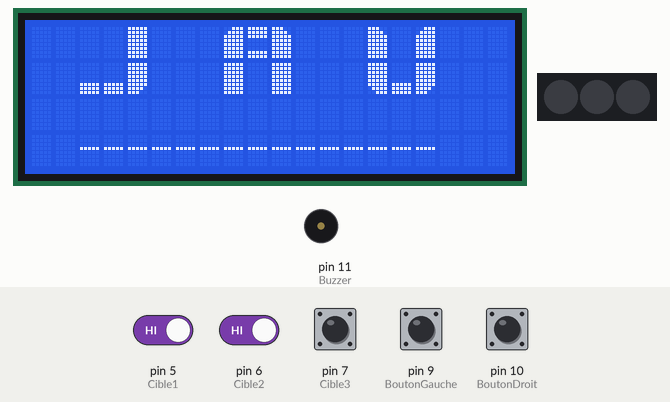
A sketch run on a simulated Arduino Uno, built with avr-gcc and run on an emulated ATmega328P. Parts: 20×4 character LCD, 3 RGB LEDs in strip order, left to right, buzzer (waves = sounding). Inputs (shaded band) come from the test bench; at power-on: pin 5 (Cible1), pin 6 (Cible2), pin 7 (Cible3), pin 9 (BoutonGauche), pin 10 (BoutonDroit) HIGH. Dim RGB values are drawn brighter than linear; what the sketch prints to the serial monitor is not drawn.

Above: at 4.3 s.
4.4 s: pin 10 (BoutonDroit) pulled LOW for 0.15 s
At 4.9 s:
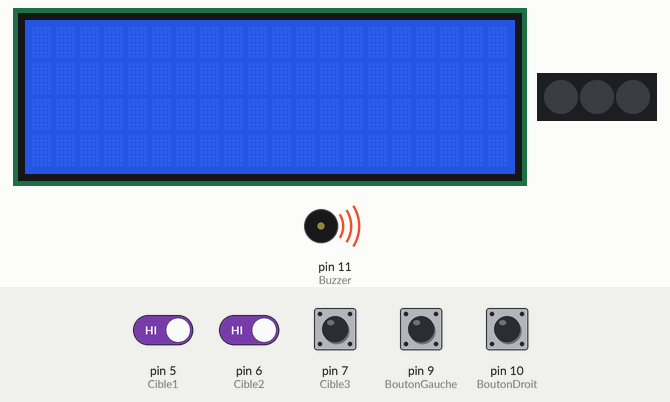
7.5 s: pin 5 (Cible1) driven LOW
At 8.6 s:
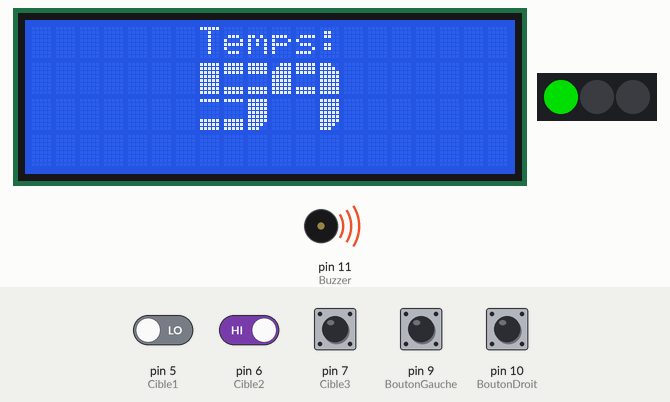
10.4 s: pin 9 (BoutonGauche) pulled LOW for 0.15 s
At 11.7 s:
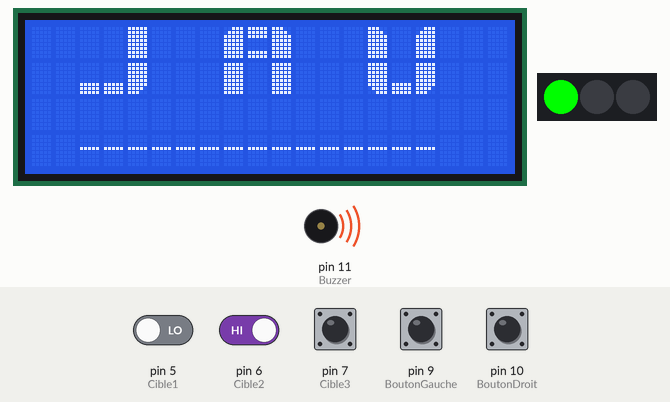
12.0 s: pin 10 (BoutonDroit) pulled LOW for 1 s
At 13.2 s:
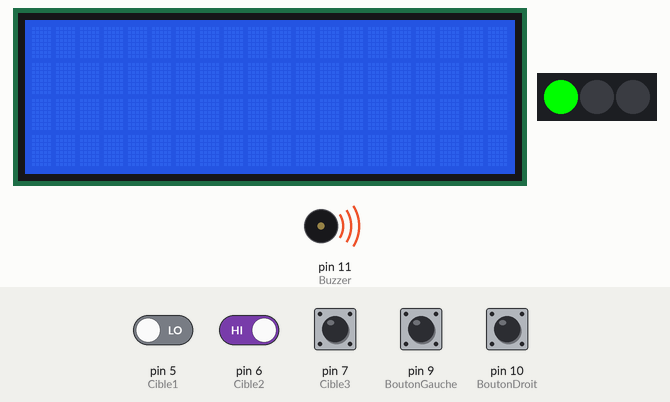
16.0 s: pin 5 (Cible1) driven HIGH
At 18.9 s:
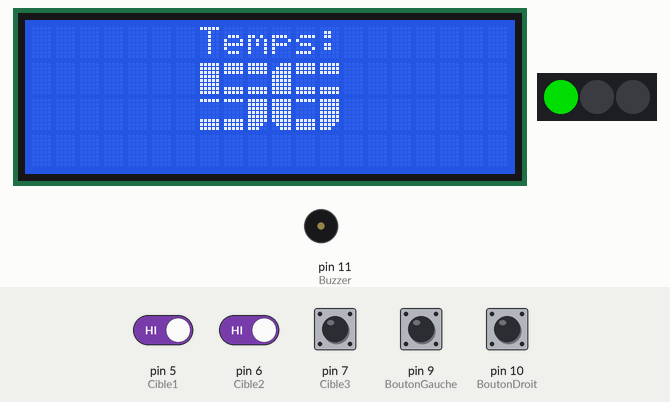
19.0 s: pin 6 (Cible2) driven LOW
At 21.8 s:
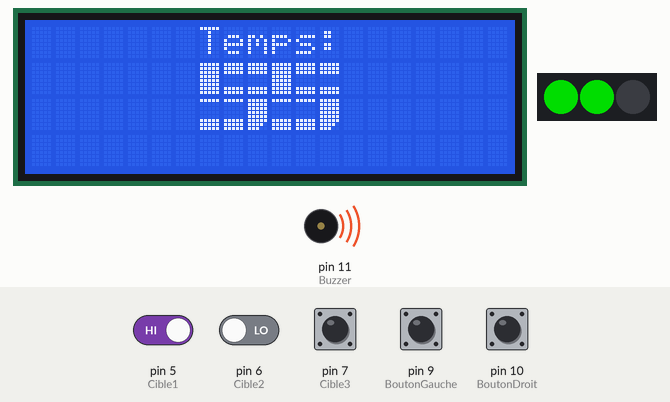
Timing chart, 0 to 24.9 s (numbered marks = the images above; inputs shaded):
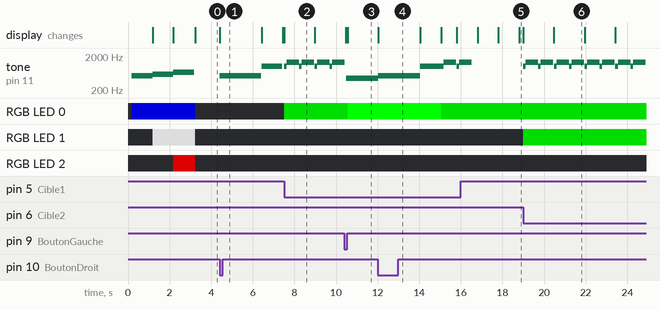

Measured:
- after the input at 4.4 s, tone on pin 11 (Buzzer): silent → 523 Hz at once, → silent 2.0 s later, → 1000 Hz 0.01 s later, → silent 1.0 s later; the display: changes at once (image 1)
- after the input at 7.5 s, tone on pin 11 (Buzzer): plays 988 Hz for 0.13 s, 1319 Hz for 0.60 s, 988 Hz for 0.13 s, 1319 Hz for 0.60 s, 988 Hz for 0.13 s, 1319 Hz for 0.60 s … (8 notes in this stretch), starting at once
- after the input at 10.4 s, the display: first changes after 0.06 s (image 3 shows a later state)
- after the input at 12.0 s, tone on pin 11 (Buzzer): plays 523 Hz for 2.0 s, 1000 Hz for 1.0 s, 988 Hz for 0.13 s, 1319 Hz for 0.60 s, 988 Hz for 0.13 s, 1319 Hz for 0.07 s, starting at once; RGB LED 0: RGB(0, 250, 0) → RGB(0, 150, 0) after 3.1 s; the display: changes at once (image 4)
- after the input at 19.0 s, tone on pin 11 (Buzzer): silent → 988 Hz at once, then repeats every 1.5 s: 1319 Hz 0.60 s, 988 Hz 0.13 s, 1319 Hz 0.60 s, silent 0.03 s, 988 Hz 0.13 s
- what the display in image 2 shows lasts 1.5 s, from 7.5 s to 9.0 s

The sketch:

main.ino
```cpp
#include <Wire.h>
#include <LiquidCrystal_I2C.h>
LiquidCrystal_I2C lcd(0x27,20,4);  // set the LCD address to 0x27 for a 16 chars and 2 line display
int Cible1 = 5;
int Cible2 = 6;
int Cible3 = 7;
//pin8 neopixel
int BoutonGauche = 9;
int BoutonDroit = 10;
int Buzzer = 11;
int GameState = 0;
int NombreCibles = 3;
int Target1Status=0;
int Target2Status=0;
int Target3Status=0;
// Timer variables
int MillisTimer = millis();
int timer = 60;
int oldMillisTimer = 0;

int score;
int bestScore[] = {0, 0, 0};

bool scoreDisplay = false;
bool goDisplay = false;

uint8_t blank[] = {
  B00000,
  B00000,
  B00000,
  B00000,
  B00000,
  B00000,
  B00000,
  B00000
};

uint8_t custChar[8][8] = {
{
  B11111,
  B11111,
  B11111,
  B00000,
  B00000,
  B00000,
  B00000,
  B00000
},// Small top line - 0

{
  B00000,
  B00000,
  B00000,
  B00000,
  B00000,
  B11111,
  B11111,
  B11111
},// Small bottom line - 1


{
  B11111,
  B00000,
  B00000,
  B00000,
  B00000,
  B11111,
  B11111,
  B11111
},// Small lines top and bottom -2


{
  B11111,
  B11111,
  B11111,
  B00000,
  B00000,
  B00000,
  B11111,
  B11111
}, // -3


{
  B11111,
  B11111,
  B11111,
  B11111,
  B11111,
  B11111,
  B01111,
  B00111
},// Left bottom chamfer full - 4

{
  B11100,
  B11110,
  B11111,
  B11111,
  B11111,
  B11111,
  B11111,
  B11111
},// Right top chamfer full -5


{
  B11111,
  B11111,
  B11111,
  B11111,
  B11111,
  B11111,
  B11110,
  B11100
},// Right bottom chamfer full -6

{
  B00111,
  B01111,
  B11111,
  B11111,
  B11111,
  B11111,
  B11111,
  B11111
},// Left top chamfer full -7

};

// Define our numbers 0 thru 9
// 254 is blank and 255 is the "Full Block"
uint8_t bigNums[38][6] = {
  {7, 0, 5, 4, 1, 6}, //0
  {0, 5, 254, 1, 255, 1},     //1
  {0, 0, 5, 4, 2, 2},         //2
  {3, 3, 5, 2, 2, 6},         //3
  {4, 1, 5, 254, 254, 255},   //4
  {255, 3, 3, 2, 2, 6},       //5
  {7, 3, 3, 4, 2, 6},         //6
  {0, 0, 5, 254, 7, 254},     //7
  {7, 3, 5, 4, 2, 6},         //8
  {7, 3, 5, 254, 254, 6},     //9
  {0, 3, 5, 254, 2, 254},//? 10
  {254, 255, 254, 254, 2, 254},//! 11
 {7, 3, 5, 255, 254, 255}, //A 12
 {255, 3, 6, 255, 2, 5}, //B 13
 {7, 0, 0, 4, 1, 1}, //C 14
 {255, 0, 5, 255, 1, 6}, //D 15
 {255, 3, 3, 255, 2, 2}, //E 16
 {255, 3, 3, 255, 254, 254}, //F 17
 {7, 0, 0, 4, 1, 5}, //G 18
{255, 1, 255, 255, 254, 255},  //H 19
 {0, 255, 0, 1, 255, 1}, //I 20
 {254, 254, 255,1,1, 6}, //J 21
 {255, 1, 6, 255, 254, 5}, //K 22
 {255, 254, 254, 255, 1, 1}, //L 23
 {5,1,7,255,254,255}, //M 24
 {5,1,255,255,0,4}, //N 25
 {7, 0, 5, 4, 1, 6}, //O 26
 {255, 3, 5, 255, 254, 254}, //P 27
 {7,0,5,4,1,255}, //Q 28
 {255, 3, 5, 255, 254,5}, //R 29
 {7, 3, 3, 2, 2,6}, //S 30
 {0, 255, 0, 254, 255, 254}, //T 31
 {255, 254, 255, 4, 1, 6}, //U 32
 {5, 254, 7, 4, 1, 6}, //V 33
 {5, 1, 7, 4,255, 6}, //W 34
 {4, 1, 6, 7, 254, 5}, //X 35
 {4,1,6,254,255,254}, //Y 36
 {0,3,6,7,2,1}, //Z 37

};

#include <Adafruit_NeoPixel.h>
#ifdef __AVR__
 #include <avr/power.h> // Required for 16 MHz Adafruit Trinket
#endif
#define PIN        8 //
#define NUMPIXELS  3
Adafruit_NeoPixel pixels(NUMPIXELS, PIN, NEO_GRB + NEO_KHZ800);
#define DELAYVAL 500 // Time (in milliseconds) to pause between pixels


void setup()
{
  pinMode(BoutonGauche, INPUT_PULLUP);
  pinMode(BoutonDroit, INPUT_PULLUP);
  pinMode(Cible1,INPUT);
  pinMode(Cible2,INPUT);
  pinMode(Cible3,INPUT);
  lcd.init();                      // initialize the lcd
  lcd.init();
  lcd.backlight();
  for (int cnt = 0; cnt < sizeof(custChar) / 8; cnt++) {
        lcd.createChar(cnt, custChar[cnt]);
    }

#if defined(__AVR_ATtiny85__) && (F_CPU == 16000000)
  clock_prescale_set(clock_div_1);
#endif

  pixels.begin();
  pixels.setPixelColor(0, pixels.Color(0, 0, 150));
  pixels.show();
  tone(Buzzer, 523,1000);
  delay(1000);

  pixels.setPixelColor(1, pixels.Color(150, 150, 150));

  pixels.show();
  tone(Buzzer, 587,1000);
  delay(1000);

  pixels.setPixelColor(2, pixels.Color(150, 0, 0));
  pixels.show();
  tone(Buzzer, 659,1000);
  delay(1000);
  pixels.clear();
  pixels.show();
  Serial.begin(9600);
}


void loop()
{

  if (GameState == 0){
    printJAVtoLCD();
    debug();
    if (! digitalRead(BoutonDroit)){
      EcranGo();
      GameState = 1;
    }
  }
  else if (GameState == 1){
    if (! digitalRead(Cible1)){
      pixels.setPixelColor(0, pixels.Color(0, 150, 0));
      pixels.show();
      Target1Status=1;
      soundHit();
    }
    if (! digitalRead(Cible2)){
      pixels.setPixelColor(1, pixels.Color(0, 150, 0));
      pixels.show();
      Target2Status=1;
      soundHit();
    }
    if (! digitalRead(Cible3)){
      pixels.setPixelColor(2, pixels.Color(0, 150, 0));
      pixels.show();
      Target3Status=1;
      soundHit();
    }
    if (Target1Status==1 && Target2Status==1 && Target3Status==1){
      GameState=3;
    }

    lcd.setCursor(13, 0);

    MillisTimer=millis();
    if (MillisTimer - oldMillisTimer > 1000) {
      timer -= 1;
      oldMillisTimer = MillisTimer;
      AffichageTimer();
    }
    /*else if (time > 0 && time < 11) {
      LowTime();
    }*/
    else if (timer <= 0) {
      tone(Buzzer, 1500, 1000);
      EndGame();
    }
  }
  else if (GameState == 3) {
    EndGame();
  }

  if(!digitalRead(BoutonGauche)) {
    Replay();
  }
}

void debug()
{

  Serial.print("btG = ");
  Serial.print(digitalRead(BoutonGauche));
  Serial.print(" btD = ");
  Serial.print(digitalRead(BoutonDroit));
  Serial.print(" cible1 = ");
  Serial.print(digitalRead(Cible1));
  Serial.print(" cible2 = ");
  Serial.print(digitalRead(Cible2));
  Serial.print(" cible3 = ");
  Serial.println(digitalRead(Cible3));
  if (!digitalRead(Cible1)){
      pixels.setPixelColor(0, pixels.Color(0, 250, 0));
      pixels.show();
      tone(Buzzer, 450, 500);
  }
  else if (!digitalRead(Cible2)){
    pixels.setPixelColor(1, pixels.Color(0, 250, 0));
    pixels.show();
    tone(Buzzer, 450, 500);
  }
  else if (!digitalRead(Cible3)) {
    pixels.setPixelColor(2, pixels.Color(0, 250, 0));
    pixels.show();
    tone(Buzzer, 450, 500);
  }
  else{
    pixels.setPixelColor(0, pixels.Color(0, 0, 0));
    pixels.show();
    pixels.setPixelColor(1, pixels.Color(0, 0, 0));
    pixels.show();
    pixels.setPixelColor(2, pixels.Color(0, 0, 0));
    pixels.show();
  }
}


void printBigNum(int number, int startCol, int startRow) {
  // Position cursor to requested position (each char takes 3 cols plus a space col)
  lcd.setCursor(startCol, startRow);
  // Each number split over two lines, 3 chars per line. Retrieve character
  // from the main array to make working with it here a bit easier.
  uint8_t thisNumber[6];
  for (int cnt = 0; cnt < 6; cnt++) {
    thisNumber[cnt] = bigNums[number][cnt];
  }
  // First line (top half) of digit
  for (int cnt = 0; cnt < 3; cnt++) {
    lcd.print((char)thisNumber[cnt]);
  }
  // Now position cursor to next line at same start column for digit
  lcd.setCursor(startCol, startRow + 1);
  // 2nd line (bottom half)
  for (int cnt = 3; cnt < 6; cnt++) {
    lcd.print((char)thisNumber[cnt]);
  }
}


void printJAVtoLCD(){
  printBigNum(21, 2, 0);
  printBigNum(12, 8, 0);
  printBigNum(33, 14, 0);
  lcd.setCursor(2, 3);
  lcd.print("---------------");
}

void EcranGo()
{
  if (!goDisplay) {
    lcd.clear();
    goDisplay = true;
    tone(Buzzer,523,1000);
    delay(1000);
    tone(Buzzer,523,1000);
    delay(1000);
    printBigNum(18, 7, 1);
    printBigNum(26, 11, 1);
    tone(Buzzer,1000,1000);
    delay(1000);
  }
}

void EndGame() {
  if (!scoreDisplay) {
    lcd.clear();
    scoreDisplay = true;
    lcd.setCursor(3, 0);
    lcd.print("Score:");

    score = timer * 10;

    if (score > bestScore[0]) {
      bestScore[0] = score;
    }
    else if (score > bestScore[1] && score < bestScore[1]) {
      bestScore[1] = score;
    }
    else if (score > bestScore[2] && score < bestScore[2]) {
      bestScore[2] = score;
    }

    lcd.setCursor(9, 0);
    lcd.print(score);
    printBigNum(score, 1, 1);

    AfficherScore();
  }
}

void Replay() {
  lcd.clear();
  score = 0;
  goDisplay = false;
  scoreDisplay = false;
  Target1Status = 0;
  Target2Status = 0;
  Target3Status = 0;
  timer = 60;
  GameState = 0;

}

void soundHit(){
  tone(Buzzer,988,125);
  delay(125);
  noTone(Buzzer);
  tone(Buzzer,1319,600);
  delay(600);
  noTone(Buzzer);
}

/*void LowTime() {
  tone(Buzzer, 1000, 1000);
  delay(100);
  tone(Buzzer, 1000, 1000);
  delay(100);
}*/

void AffichageTimer(){
  lcd.clear();
  lcd.setCursor(7, 0);
  lcd.print("Temps:");
  String scorestring = String(timer);
  if (scorestring.length()==3){
    String centaine = String(scorestring.charAt(0));
    printBigNum(centaine.toInt(), 5, 1);
    String decimale = String(scorestring.charAt(1));
    printBigNum(decimale.toInt(), 8, 1);
    String unite = String(scorestring.charAt(2));
    printBigNum(unite.toInt(), 11, 1);
  }
  else if (scorestring.length()==2){
    String decimale = String(scorestring.charAt(0));
    printBigNum(decimale.toInt(), 7, 1);
    String unite = String(scorestring.charAt(1));
    printBigNum(unite.toInt(), 10, 1);
  }
  else{
    String unite = String(scorestring.charAt(0));
    printBigNum(0, 8, 1);
    printBigNum(unite.toInt(), 11, 1);
  }

}

void AfficherScore(){
   lcd.clear();
   lcd.setCursor(7, 0);
   lcd.print("Score:");
    String scorestring = String(score);
    if (scorestring.length()==3){
      String centaine = String(scorestring.charAt(0));
      printBigNum(centaine.toInt(), 5, 1);
      String decimale = String(scorestring.charAt(1));
      printBigNum(decimale.toInt(), 8, 1);
      String unite = String(scorestring.charAt(2));
      printBigNum(unite.toInt(), 11, 1);
    }
    else if (scorestring.length()==2){
      String decimale = String(scorestring.charAt(0));
      printBigNum(decimale.toInt(), 7, 1);
      String unite = String(scorestring.charAt(1));
      printBigNum(unite.toInt(), 10, 1);
    }
    else{
      String unite = String(scorestring.charAt(0));
      printBigNum(0, 8, 1);
      printBigNum(unite.toInt(), 11, 1);
    }

}
```
